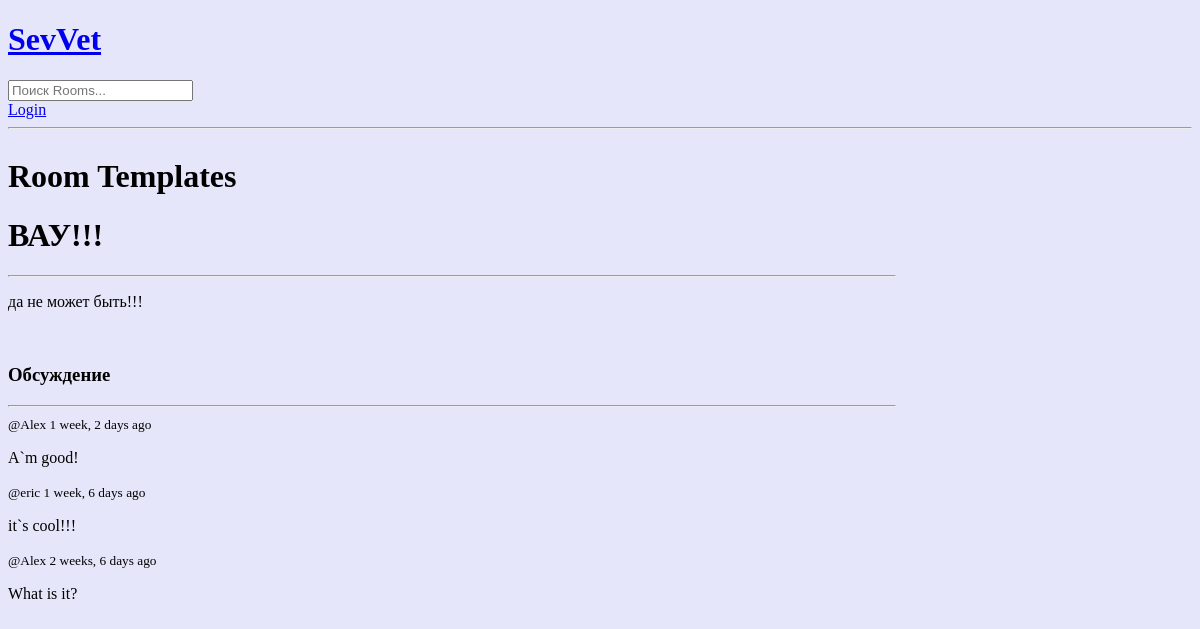
The page /room/6 on the database as committed earlier.
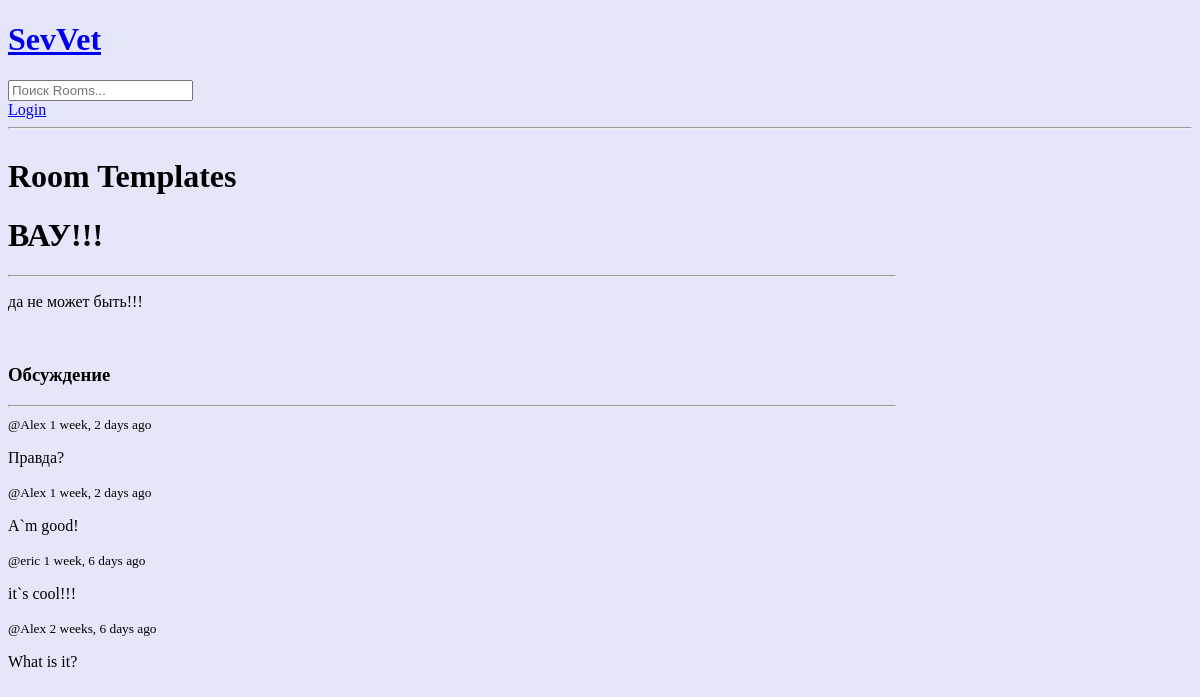
The same page on the database as committed later.
### Base/models.py (models this page shows, shortened)
class Message(models.Model):
    objects = None
    users = models.ForeignKey(User, on_delete=models.CASCADE)
    room = models.ForeignKey(Room, on_delete=models.CASCADE)
    body = models.TextField()
    update = models.DateTimeField(auto_now=True)
    created = models.DateTimeField(auto_now_add=True)
    class Meta:
        ordering = ['-update', '-created'] # META - суперкласс, в данном случакпозволяющий сортировать по дате создания/обновления

### Base/views.py (the view, shortened to what this page needs)
# urls.py: path('room/<str:pk>', views.room, name='room'),
def room(request, pk):
    room = Room.objects.get(id=pk)
    room_messages = room.message_set.all()  # .order_by('-created')сортировка по убыванию
    participants = room.participants.all()
    context = {'room': room, 'room_messages': room_messages, 'participants': participants} # для получения доступа внутри комнаты через словарь
    return render(request, 'Base/room.html', context)

### Base/templates/Base/room.html (shortened to what this page needs)
{% extends 'main.html' %}
{% block content %}
<div class="room-container">
    <div>
        <h1>Room Templates </h1>
        <h1>{{ room.name }}</h1>
        <hr>
        <p>{{ room.description }}</p><br>
        <div class="comment-wrapper">
            <h3>Обсуждение</h3>
            <hr>
            {% for message in room_messages %}
                <div>
                    <small>@{{message.users}} {{message.created|timesince}} ago</small>
                    <p>{{ message.body }}</p>
                </div>
            {% endfor %}
        </div>
{% endblock content%}

Rows that differ between the two databases and show on the page:
added Message: users "Alex", created "1 week, 2 days", body "Правда?"
